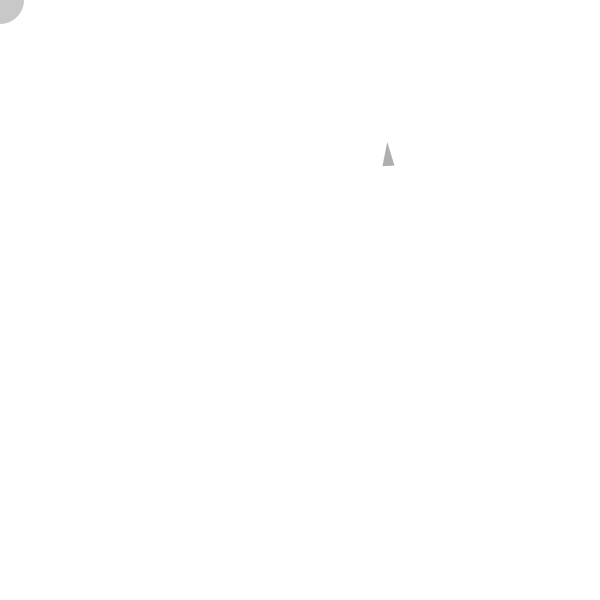
Frame 1 (no input)
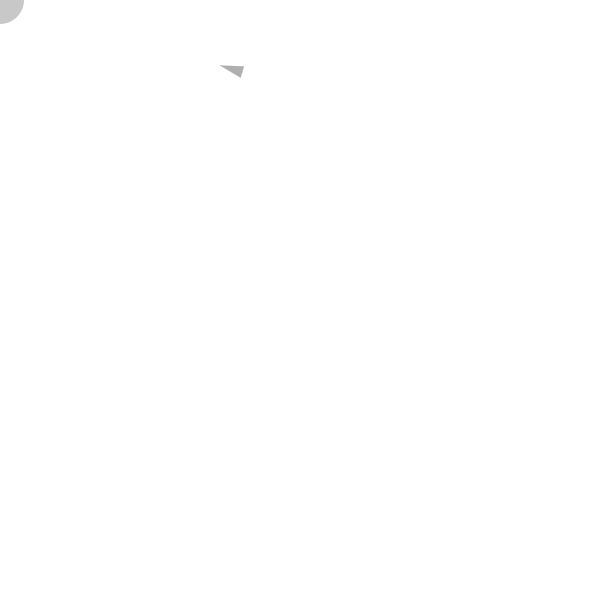
Frame 60 (the mouse pressed at the canvas centre just before this capture)
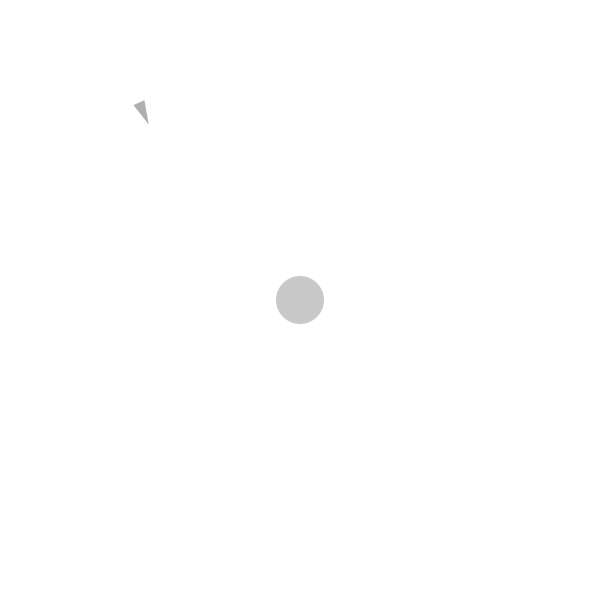
Frame 120 (the mouse held since frame 60 and released just before this capture)

The Processing sketch that drew these frames (run headless with seeded random() and noise(); from frame 60 on, the mouse is pressed at the canvas centre):

// Processing sketch: Seek_youtube
// ── Seek_youtube.pde
Vehicle v;

void setup() {
  size(600, 600);
  v = new Vehicle(random(width), random(height));
}

void draw() {
  background(255);
  
  PVector mouse = new PVector(mouseX, mouseY);
  
  fill(200);
  //stroke(0);
  //strokeWeight(2);
  noStroke();
  ellipse(mouse.x, mouse.y, 48, 48);
  
  v.seek(mouse);
  v.update();
  v.display();
}

// ── Vehicle.pde
class Vehicle {
  PVector pos;
  PVector vel;
  PVector acc;
  float r;
  float maxForce;
  float maxSpeed;
  
  Vehicle(float _x, float _y) {
    acc = new PVector(0, 0);
    vel = new PVector(0, -2);
    pos = new PVector(_x, _y);
    r = 6;
    maxSpeed = 4;
    maxForce = 0.1;
  }
  
  void update() {
    vel.add(acc);
    vel.limit(maxSpeed);
    pos.add(vel);
    acc.mult(0);
  }
  
  void applyForce(PVector _force) {
    acc.add(_force);
  }
  
  void seek(PVector _target) {
    PVector desired = PVector.sub(_target, pos);
    desired.setMag(maxSpeed);
    PVector steer = PVector.sub(desired, vel);
    steer.limit(maxForce);
    
    applyForce(steer);
  }
  
  void display() {
    float theta = vel.heading() + PI/2;
    fill(175);
    //stroke(0);
    pushMatrix();
    translate(pos.x, pos.y);
    rotate(theta);
    beginShape();
    vertex(0, -r*2);
    vertex(-r, r*2);
    vertex(r, r*2);
    endShape(CLOSE);
    popMatrix();
  }
}
